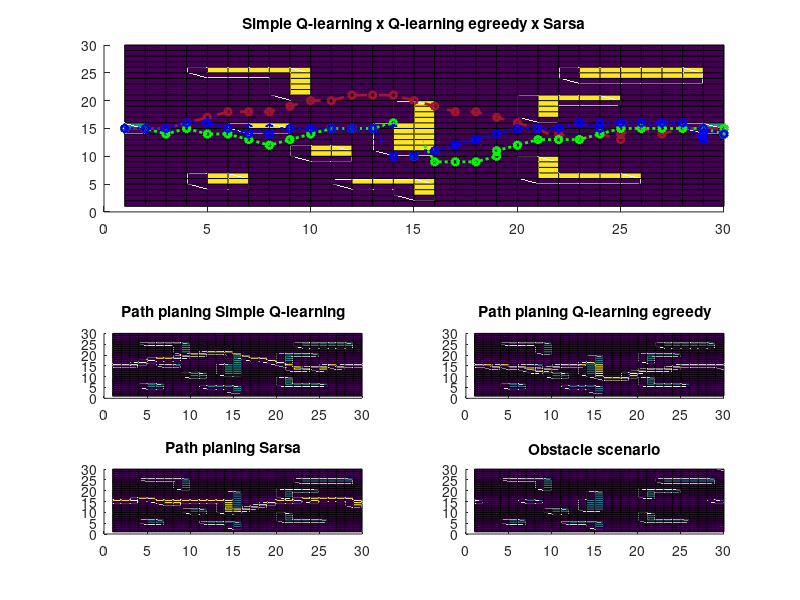

Write MATLAB code to recreate this figure.
% 
%Para 30 x 30 ------------------------------------------------------

subplot(5,2,[1 2 3 4]);
title('Simple Q-learning x Q-learning egreedy x Sarsa');
A = repmat([repmat([0],1,30);repmat([0],1, 30)],15,1)
% A(13:15,15) = 1

A(15,1) = 1
A(15,29) = 1
A(5,12:15)= 2
A(3:5,15)= 2
A(24:25, 23:28) = 2
A(5:6,5:6) = 2
A(10:11,10:11) = 2
% A(15:16, 22:24) = 2
A(11:19, 15) = 2
A(11:15, 14) = 2
A(15,7:8) = 2
A(25,5:9) = 2
A(21:25,9) = 2
A(6, 21:25) = 2
A(6:9, 21) = 2
A(17:20, 21) = 2
A(20, 21:24) = 2
%ini
% pcolor(A)
h=surface(A);
% box(axes1,'on');
% view(axes1,[90.4000000000001 -90]);

grid_vet = A(:)'
grids_ids = find(grid_vet==2)
vet_to_py = ' '
for i=1:length(grids_ids)
    vet_to_py=strcat(num2str(grids_ids(i)),',', vet_to_py) 
end    

    
path_uav = [15, 45, 75, 106, 137, 168, 198, 228, 259, 290, 320, 351, 381, 411, 440, 469, 498, 528, 557, 586, 615, 644, 643, 673, 704, 733, 734, 765, 794, 825, 855, 885]
grid_vet(path_uav) = 4
A = reshape(grid_vet,30,30)


hold on 
z_max = max(max(get(h,'Zdata')))
[l, c]=find(A==4)
line(c,l,ones(1,length(unique(path_uav))),'DisplayName','Simple Q-learning','LineStyle','--','Marker','hexagram','LineWidth',2,'Color',[0.635294139385223 0.0784313753247261 0.184313729405403])

hold on
A = repmat([repmat([0],1,30);repmat([0],1, 30)],15,1)
grid_vet = A(:)'
path_uav_q_egreed = [15, 45, 74, 105, 134, 164, 193, 222, 253, 284, 315, 345, 375, 406, 435, 434, 433, 432, 431, 430, 459, 489, 519, 550, 551, 582, 613, 643, 673, 704, 735, 765, 795, 825, 855, 884, 885]
grid_vet(path_uav_q_egreed) = 5

A = reshape(grid_vet,30,30)

[l_egreedy, c_egreedy]=find(A==5)
line(c_egreedy,l_egreedy,ones(1,length(unique(path_uav_q_egreed))),'DisplayName','Q-learning egreedy','LineStyle',':','Marker','hexagram','LineWidth',2,'Color',[0 1 0])

hold on

A = repmat([repmat([0],1,30);repmat([0],1, 30)],15,1)
grid_vet = A(:)'
path_uav_sarsa = [15, 45, 75, 106, 136, 165, 195, 194, 225, 224, 255, 285, 315, 345, 375, 405, 404, 403, 402, 401, 400, 431, 430, 461, 492, 523, 554, 585, 615, 645, 676, 705, 706, 736, 766, 796, 826, 855, 854, 853, 884] 
grid_vet(path_uav_sarsa) = 6

A = reshape(grid_vet,30,30)

[l_sarsa, c_sarsa]=find(A==6)
line(c_sarsa,l_sarsa,ones(1,length(unique(path_uav_sarsa))),'DisplayName','Sarsa','LineStyle',':','Marker','hexagram','LineWidth',2,'Color',[0 0 1])




%q_learning_simple ---

subplot(4,2,5);
A = repmat([repmat([0],1,30);repmat([0],1, 30)],15,1)
A(15,1) = 1
A(15,29) = 1
A(5,12:15)= 2
A(3:5,15)= 2
A(24:25, 23:28) = 2
A(5:6,5:6) = 2
A(10:11,10:11) = 2
% A(15:16, 22:24) = 2
A(11:19, 15) = 2
A(11:15, 14) = 2
A(15,7:8) = 2
A(25,5:9) = 2
A(21:25,9) = 2
A(6, 21:25) = 2
A(6:9, 21) = 2
A(17:20, 21) = 2
A(20, 21:24) = 2
grid_vet = A(:)'
grid_vet(path_uav) = 4
A = reshape(grid_vet,30,30)
% Create axes



title('Path planing Simple Q-learning');

surface(A);
% view(axes1b,[90.4000000000001 -90]);


%-------------------------------------------------------------
%q-learning egreedy
subplot(4,2,6);
A = repmat([repmat([0],1,30);repmat([0],1, 30)],15,1)
A(15,1) = 1
A(15,29) = 1
A(5,12:15)= 2
A(3:5,15)= 2
A(24:25, 23:28) = 2
A(5:6,5:6) = 2
A(10:11,10:11) = 2
% A(15:16, 22:24) = 2
A(11:19, 15) = 2
A(11:15, 14) = 2
A(15,7:8) = 2
A(25,5:9) = 2
A(21:25,9) = 2
A(6, 21:25) = 2
A(6:9, 21) = 2
A(17:20, 21) = 2
A(20, 21:24) = 2
grid_vet = A(:)'
path_uav = path_uav_q_egreed
grid_vet(path_uav) = 5
A = reshape(grid_vet,30,30)
% Create axes

title('Path planing Q-learning egreedy');

surface(A);
% view(axes1c,[90.4000000000001 -90]);

%------------------------------------------------------------
%SARSA

%q-learning egreedy

subplot(4,2, 7);
A = repmat([repmat([0],1,30);repmat([0],1, 30)],15,1)
A(15,1) = 1
A(15,29) = 1
A(5,12:15)= 2
A(3:5,15)= 2
A(24:25, 23:28) = 2
A(5:6,5:6) = 2
A(10:11,10:11) = 2
% A(15:16, 22:24) = 2
A(11:19, 15) = 2
A(11:15, 14) = 2
A(15,7:8) = 2
A(25,5:9) = 2
A(21:25,9) = 2
A(6, 21:25) = 2
A(6:9, 21) = 2
A(17:20, 21) = 2
A(20, 21:24) = 2
grid_vet = A(:)'
path_uav = path_uav_sarsa
grid_vet(path_uav) = 6
A = reshape(grid_vet,30,30)

% Create title
title('Path planing Sarsa');

surface(A);
% view(axes1d,[90.4000000000001 -90]);

%cenario original 
subplot(4,2,8);

A = repmat([repmat([0],1,30);repmat([0],1, 30)],15,1)
A(15,1) = 1
A(15,29) = 1
A(5,12:15)= 2
A(3:5,15)= 2
A(24:25, 23:28) = 2
A(5:6,5:6) = 2
A(10:11,10:11) = 2
% A(15:16, 22:24) = 2
A(11:19, 15) = 2
A(11:15, 14) = 2
A(15,7:8) = 2
A(25,5:9) = 2
A(21:25,9) = 2
A(6, 21:25) = 2
A(6:9, 21) = 2
A(17:20, 21) = 2
A(20, 21:24) = 2
A(30,30) = 5

% Create title
title('Scenario');

title('Obstacle scenario');
surface(A);


